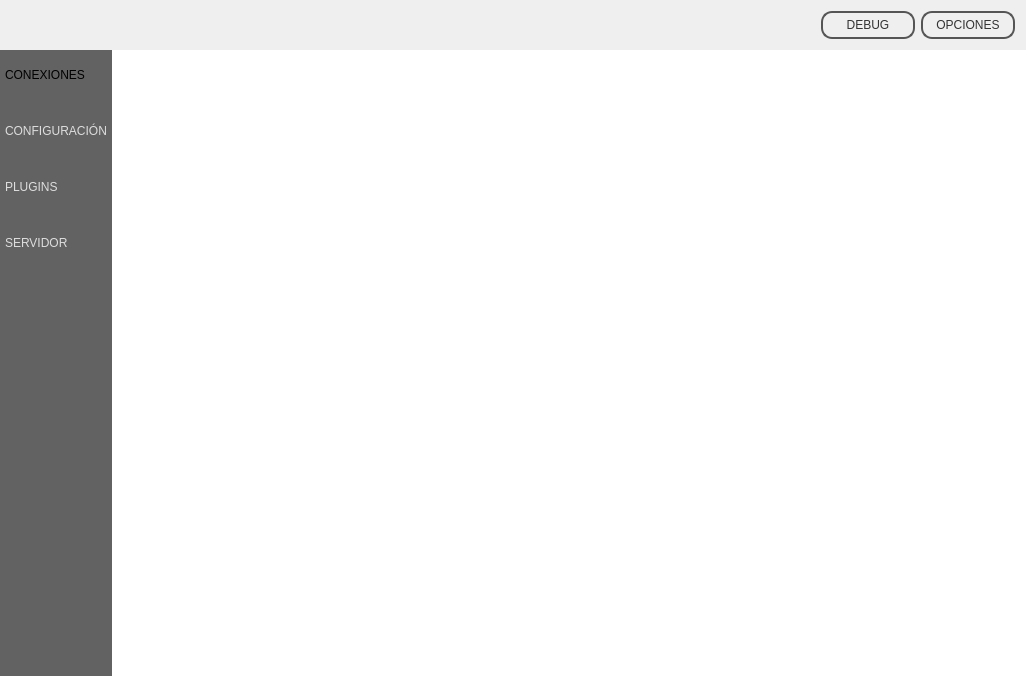
<?xml version="1.0" encoding="UTF-8"?>
<ui version="4.0">
 <class>Stealth</class>
 <widget class="QMainWindow" name="Stealth">
  <property name="geometry">
   <rect>
    <x>0</x>
    <y>0</y>
    <width>1026</width>
    <height>676</height>
   </rect>
  </property>
  <property name="windowTitle">
   <string>Stealth - Demo</string>
  </property>
  <property name="styleSheet">
   <string notr="true"/>
  </property>
  <widget class="QWidget" name="centralWidget">
   <layout class="QGridLayout" name="gridLayout">
    <property name="margin">
     <number>0</number>
    </property>
    <property name="spacing">
     <number>0</number>
    </property>
    <item row="1" column="0">
     <widget class="QFrame" name="leftFrame">
      <property name="sizePolicy">
       <sizepolicy hsizetype="Fixed" vsizetype="Preferred">
        <horstretch>0</horstretch>
        <verstretch>0</verstretch>
       </sizepolicy>
      </property>
      <property name="font">
       <font>
        <pointsize>9</pointsize>
       </font>
      </property>
      <property name="styleSheet">
       <string notr="true">#leftFrame
{
	background-color:#626262;
}

QPushButton {

text-align: left;
color: #ddd;
border: 0px solid #555;
padding: 5px;
background: qlineargradient(x1: 0, y1: 0, x2: 0, y2: 1,
stop: 0 #a6a6a6, stop: 0.08 #7f7f7f,
stop: 0.39999 #717171, stop: 0.4 #626262,
stop: 0.9 #4c4c4c, stop: 1 #333333);
min-width: 80px;
}

QPushButton:checked {
color:  #000;
background: qradialgradient(cx: 0.4, cy: -0.1,
fx: 0.4, fy: -0.1,
radius: 1.35, stop: 0 #fff, stop: 1 #ddd);
}

QPushButton:pressed
{
color:  #000;
background: qradialgradient(cx: 0.4, cy: -0.1,
fx: 0.4, fy: -0.1,
radius: 1.35, stop: 0 #fff, stop: 1 #ddd);;
}</string>
      </property>
      <property name="frameShape">
       <enum>QFrame::NoFrame</enum>
      </property>
      <property name="frameShadow">
       <enum>QFrame::Raised</enum>
      </property>
      <layout class="QGridLayout" name="gridLayout_4">
       <property name="horizontalSpacing">
        <number>0</number>
       </property>
       <property name="margin">
        <number>0</number>
       </property>
       <item row="0" column="0">
        <layout class="QVBoxLayout" name="verticalLayout">
         <property name="sizeConstraint">
          <enum>QLayout::SetFixedSize</enum>
         </property>
         <item>
          <widget class="QPushButton" name="pushButton_3">
           <property name="sizePolicy">
            <sizepolicy hsizetype="Expanding" vsizetype="Fixed">
             <horstretch>0</horstretch>
             <verstretch>0</verstretch>
            </sizepolicy>
           </property>
           <property name="minimumSize">
            <size>
             <width>90</width>
             <height>50</height>
            </size>
           </property>
           <property name="focusPolicy">
            <enum>Qt::NoFocus</enum>
           </property>
           <property name="text">
            <string>CONEXIONES</string>
           </property>
           <property name="icon">
            <iconset resource="Resource.qrc">
             <normaloff>:/res/img/connection_2.png</normaloff>:/res/img/connection_2.png</iconset>
           </property>
           <property name="iconSize">
            <size>
             <width>32</width>
             <height>32</height>
            </size>
           </property>
           <property name="checkable">
            <bool>true</bool>
           </property>
           <property name="checked">
            <bool>true</bool>
           </property>
           <property name="autoExclusive">
            <bool>true</bool>
           </property>
          </widget>
         </item>
         <item>
          <widget class="QPushButton" name="pushButton_5">
           <property name="enabled">
            <bool>false</bool>
           </property>
           <property name="sizePolicy">
            <sizepolicy hsizetype="Expanding" vsizetype="Fixed">
             <horstretch>0</horstretch>
             <verstretch>0</verstretch>
            </sizepolicy>
           </property>
           <property name="minimumSize">
            <size>
             <width>90</width>
             <height>50</height>
            </size>
           </property>
           <property name="focusPolicy">
            <enum>Qt::NoFocus</enum>
           </property>
           <property name="text">
            <string>CONFIGURACIÓN</string>
           </property>
           <property name="icon">
            <iconset resource="Resource.qrc">
             <normaloff>:/res/img/settings_1.png</normaloff>:/res/img/settings_1.png</iconset>
           </property>
           <property name="iconSize">
            <size>
             <width>32</width>
             <height>32</height>
            </size>
           </property>
           <property name="checkable">
            <bool>false</bool>
           </property>
           <property name="autoExclusive">
            <bool>true</bool>
           </property>
          </widget>
         </item>
         <item>
          <widget class="QPushButton" name="pushButton_4">
           <property name="enabled">
            <bool>false</bool>
           </property>
           <property name="sizePolicy">
            <sizepolicy hsizetype="Expanding" vsizetype="Fixed">
             <horstretch>0</horstretch>
             <verstretch>0</verstretch>
            </sizepolicy>
           </property>
           <property name="minimumSize">
            <size>
             <width>90</width>
             <height>50</height>
            </size>
           </property>
           <property name="focusPolicy">
            <enum>Qt::NoFocus</enum>
           </property>
           <property name="text">
            <string>PLUGINS</string>
           </property>
           <property name="icon">
            <iconset resource="Resource.qrc">
             <normaloff>:/res/img/plugin.png</normaloff>:/res/img/plugin.png</iconset>
           </property>
           <property name="iconSize">
            <size>
             <width>32</width>
             <height>32</height>
            </size>
           </property>
           <property name="checkable">
            <bool>false</bool>
           </property>
           <property name="autoExclusive">
            <bool>true</bool>
           </property>
          </widget>
         </item>
         <item>
          <widget class="QPushButton" name="pushButton_2">
           <property name="enabled">
            <bool>false</bool>
           </property>
           <property name="sizePolicy">
            <sizepolicy hsizetype="Expanding" vsizetype="Fixed">
             <horstretch>0</horstretch>
             <verstretch>0</verstretch>
            </sizepolicy>
           </property>
           <property name="minimumSize">
            <size>
             <width>90</width>
             <height>50</height>
            </size>
           </property>
           <property name="focusPolicy">
            <enum>Qt::NoFocus</enum>
           </property>
           <property name="text">
            <string>SERVIDOR</string>
           </property>
           <property name="icon">
            <iconset resource="Resource.qrc">
             <normaloff>:/res/img/server_add.png</normaloff>:/res/img/server_add.png</iconset>
           </property>
           <property name="iconSize">
            <size>
             <width>32</width>
             <height>32</height>
            </size>
           </property>
           <property name="checkable">
            <bool>false</bool>
           </property>
           <property name="autoExclusive">
            <bool>true</bool>
           </property>
          </widget>
         </item>
         <item>
          <spacer name="verticalSpacer">
           <property name="orientation">
            <enum>Qt::Vertical</enum>
           </property>
           <property name="sizeHint" stdset="0">
            <size>
             <width>20</width>
             <height>40</height>
            </size>
           </property>
          </spacer>
         </item>
        </layout>
       </item>
      </layout>
     </widget>
    </item>
    <item row="1" column="1">
     <widget class="QFrame" name="centralFrame">
      <property name="styleSheet">
       <string notr="true">#centralFrame {
border: none;
background: white;
}</string>
      </property>
      <property name="frameShape">
       <enum>QFrame::StyledPanel</enum>
      </property>
      <property name="frameShadow">
       <enum>QFrame::Raised</enum>
      </property>
      <layout class="QGridLayout" name="gridLayout_3">
       <property name="margin">
        <number>0</number>
       </property>
       <item row="0" column="0">
        <layout class="QGridLayout" name="centralFrameLayout"/>
       </item>
      </layout>
     </widget>
    </item>
    <item row="0" column="0" colspan="2">
     <widget class="QFrame" name="topFrame">
      <property name="sizePolicy">
       <sizepolicy hsizetype="Preferred" vsizetype="Fixed">
        <horstretch>0</horstretch>
        <verstretch>0</verstretch>
       </sizepolicy>
      </property>
      <property name="styleSheet">
       <string notr="true">#topFrame {
border: none;
background: qlineargradient(x1: 0, y1: 0, x2: 0, y2: 1,
stop: 0 #a6a6a6, stop: 0.08 #7f7f7f,
stop: 0.39999 #717171, stop: 0.4 #626262,
stop: 0.9 #4c4c4c, stop: 1 #333333);
}

#topFrame QPushButton {
color: #333;
border: 2px solid #555;
border-radius: 11px;
padding: 5px;
background: qradialgradient(cx: 0.3, cy: -0.4,
fx: 0.3, fy: -0.4,
radius: 1.35, stop: 0 #fff, stop: 1 #888);
min-width: 80px;
}

#topFrame QPushButton:pressed {
background: qradialgradient(cx: 0.4, cy: -0.1,
fx: 0.4, fy: -0.1,
radius: 1.35, stop: 0 #fff, stop: 1 #ddd);
}</string>
      </property>
      <property name="frameShape">
       <enum>QFrame::StyledPanel</enum>
      </property>
      <property name="frameShadow">
       <enum>QFrame::Raised</enum>
      </property>
      <layout class="QHBoxLayout" name="horizontalLayout">
       <item>
        <spacer name="horizontalSpacer">
         <property name="orientation">
          <enum>Qt::Horizontal</enum>
         </property>
         <property name="sizeHint" stdset="0">
          <size>
           <width>40</width>
           <height>20</height>
          </size>
         </property>
        </spacer>
       </item>
       <item>
        <widget class="QPushButton" name="btnDebug">
         <property name="focusPolicy">
          <enum>Qt::NoFocus</enum>
         </property>
         <property name="styleSheet">
          <string notr="true"/>
         </property>
         <property name="text">
          <string>DEBUG</string>
         </property>
         <property name="icon">
          <iconset resource="Resource.qrc">
           <normaloff>:/res/img/debug.png</normaloff>:/res/img/debug.png</iconset>
         </property>
         <property name="iconSize">
          <size>
           <width>32</width>
           <height>24</height>
          </size>
         </property>
         <property name="checkable">
          <bool>false</bool>
         </property>
        </widget>
       </item>
       <item>
        <widget class="QPushButton" name="pushButton">
         <property name="enabled">
          <bool>false</bool>
         </property>
         <property name="focusPolicy">
          <enum>Qt::NoFocus</enum>
         </property>
         <property name="text">
          <string>OPCIONES</string>
         </property>
         <property name="icon">
          <iconset resource="Resource.qrc">
           <normaloff>:/res/img/settings_2.png</normaloff>:/res/img/settings_2.png</iconset>
         </property>
         <property name="iconSize">
          <size>
           <width>32</width>
           <height>24</height>
          </size>
         </property>
        </widget>
       </item>
      </layout>
     </widget>
    </item>
   </layout>
  </widget>
 </widget>
 <layoutdefault spacing="6" margin="11"/>
 <resources>
  <include location="Resource.qrc"/>
 </resources>
 <connections/>
</ui>
